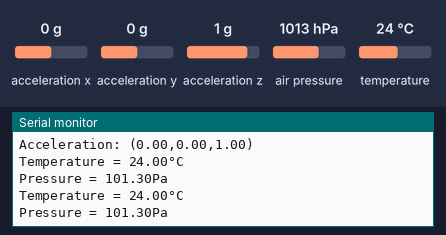
The sketch below on a simulated Arduino Nano 33 BLE. On the bench: the last lines printed to the serial monitor. Inputs (shaded band) come from the test bench; at power-on: acceleration x 0 g, acceleration y 0 g, acceleration z 1 g, air pressure 1013 hPa, temperature 24 °C.

Above: at 2.8 s.
2.9 s: acceleration x set to -1.4 g
4.4 s: acceleration y set to -1.4 g
5.9 s: acceleration z set to -1.4 g
At 6.8 s:
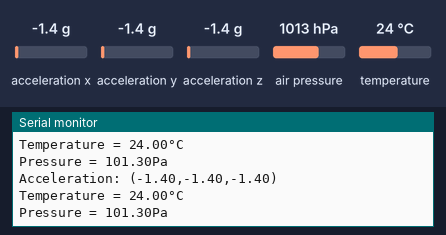
7.4 s: air pressure set to 952 hPa
At 8.6 s:
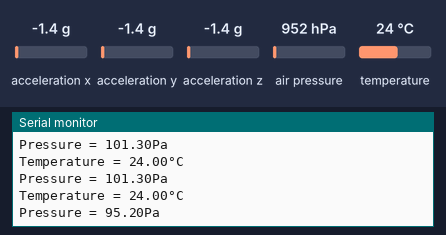
8.9 s: temperature set to 12 °C
At 9.8 s:
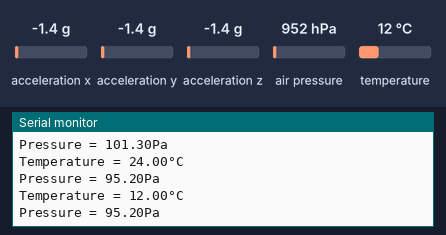

The sketch:

p2.5.ino
```cpp
#include <Arduino_LSM9DS1.h>
#include <Arduino_LPS22HB.h>
float temperature;
float pressure;
float x, y, z;

int n = 0;

unsigned long previousMillis = 0;

const long period = 5000;
const long duty = 20;
int duty_int = 100/duty;
int interval = period/duty_int;

void setup() {
  Serial.begin(9600);
  while (!Serial);
  Serial.println("Started");

  if (!IMU.begin()) {
    Serial.println("The IMU could not be initialized");
    while (1);
  }

  if (!BARO.begin()) {
    Serial.println("The barometer could not be initialized");
    while (1);
  }
}

void loop() {
  unsigned long currentMillis = millis();

  if (currentMillis - previousMillis >= interval) {
    previousMillis = currentMillis;

    if (n%duty_int == 0) {
      if (IMU.accelerationAvailable()) {
       IMU.readAcceleration(x, y, z);
       Serial.print("Acceleration: (");
       Serial.print(x);
       Serial.print(",");
       Serial.print(y);
       Serial.print(",");
       Serial.print(z);
       Serial.println(")");
      }
    }
    else {
    }
    temperature = BARO.readTemperature();
    pressure = BARO.readPressure();
    Serial.print("Temperature = ");
    Serial.print(temperature);
    Serial.println("°C");
    Serial.print("Pressure = ");
    Serial.print(pressure);
    Serial.println("Pa");
    n = n+1;
  }
}
```

Measured:
- after the input at 5.9 s, the serial monitor: prints a new line after 0.10 s (image 1)
- after the input at 7.4 s, the serial monitor: prints a new line after 0.61 s (image 2)
- after the input at 8.9 s, the serial monitor: prints a new line after 0.11 s (image 3)
